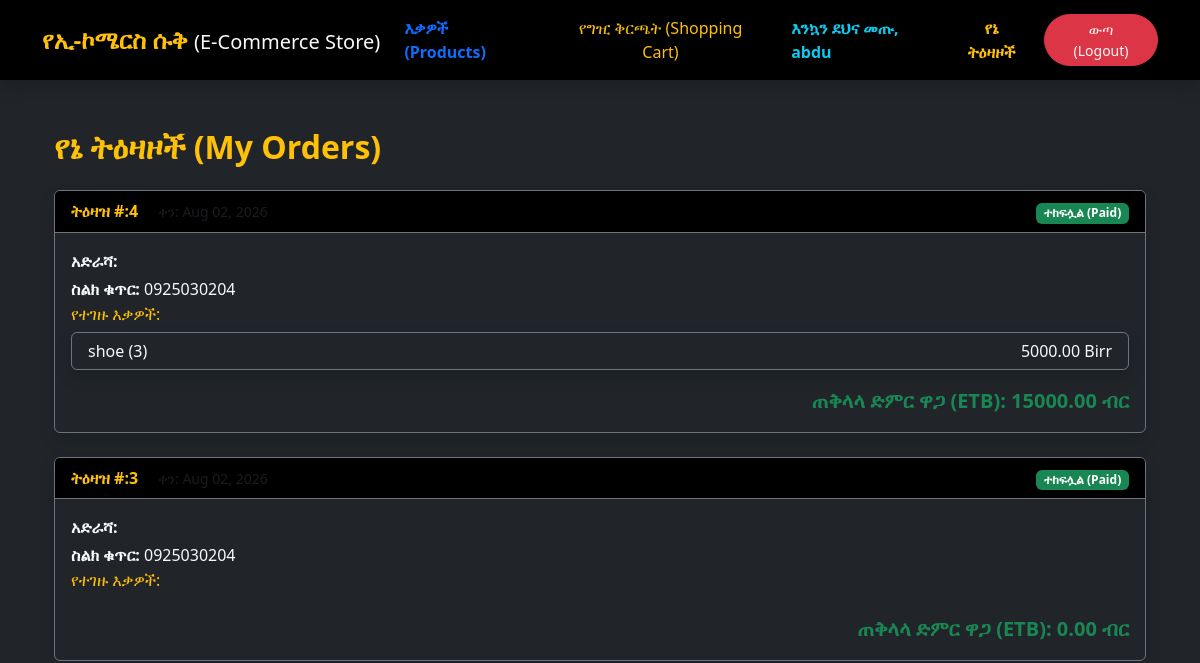
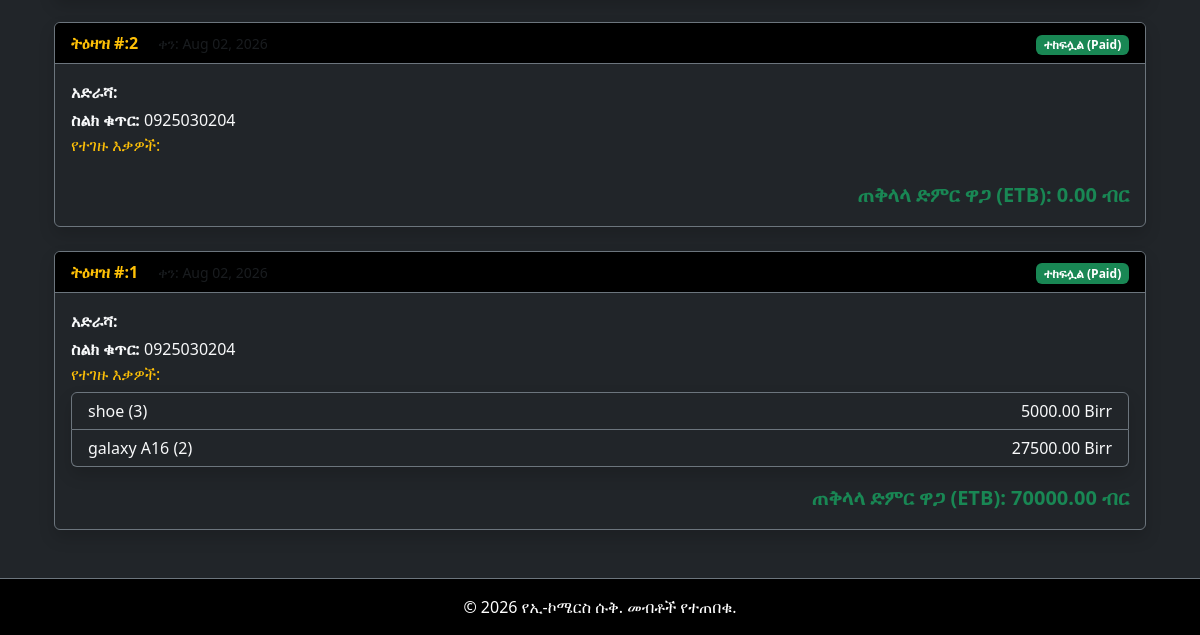
/my_orders/ (signed in), run on an earlier commit of the app's database (2 pictures, top to bottom).
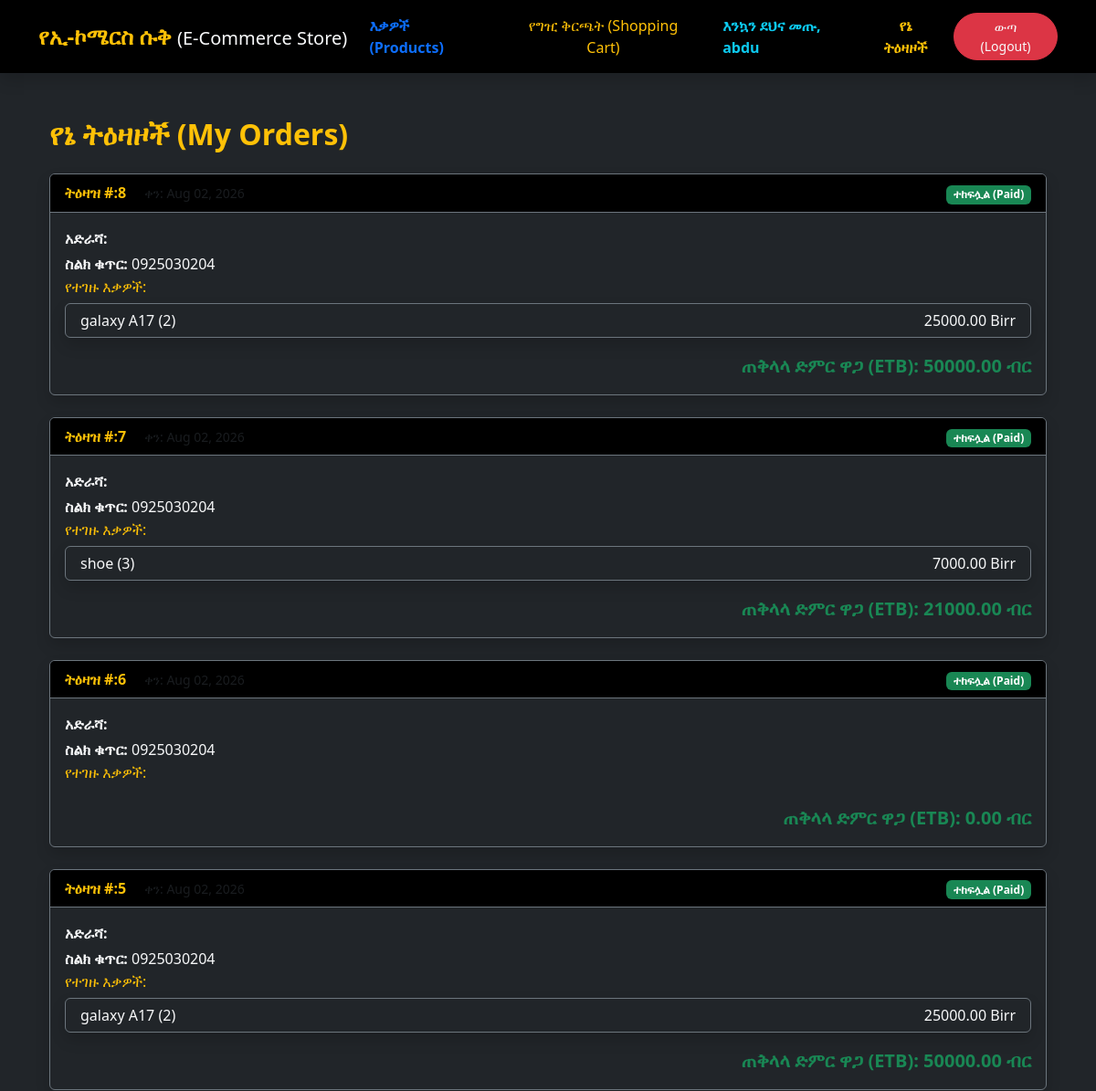
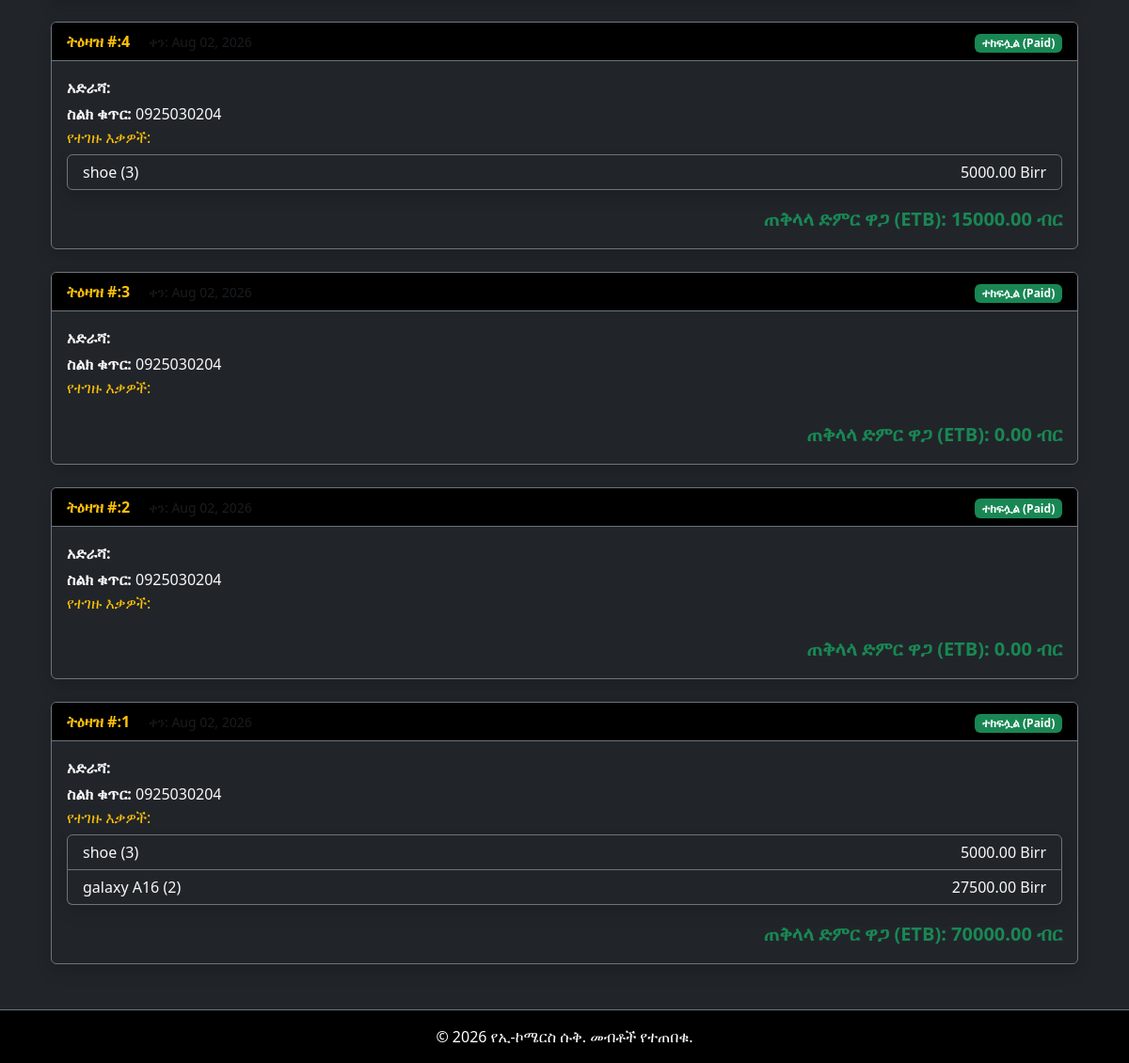
And on a later commit of the database (2 pictures, top to bottom).
### store/models.py (models this page shows, shortened)
class Order(models.Model):
    user = models.ForeignKey(User, on_delete=models.CASCADE)
    full_name = models.CharField(max_length=100)
    phone_number = models.CharField(max_length=20)
    address = models.TextField()
    total_price = models.DecimalField(max_digits=10, decimal_places=2)
    created_at = models.DateTimeField(auto_now_add=True)
    is_paid = models.BooleanField(default=False)

class OrderItem(models.Model):
    order = models.ForeignKey(Order, related_name='items', on_delete=models.CASCADE)
    product = models.ForeignKey(Product, on_delete=models.CASCADE)
    price = models.DecimalField(max_digits=10, decimal_places=2)
    quantity = models.PositiveIntegerField(default=1)

class Product(models.Model):
    category = models.ForeignKey(Category, on_delete=models.CASCADE, null=True ,blank=True)
    name = models.CharField(max_length=100)
    description = models.TextField()
    price = models.DecimalField(max_digits=10, decimal_places=2)
    stock = models.PositiveIntegerField()
    image = models.ImageField(upload_to='products/', null=True, blank=True)
    created_at = models.DateTimeField(auto_now_add=True)
    updated_at = models.DateTimeField(auto_now=True)

### store/views.py (the view)
# urls.py: path('my_orders/', views.my_orders, name='my_orders'),
@login_required
def my_orders(request):
    orders = Order.objects.filter(user=request.user).order_by('-created_at')
    return render(request, 'store/my_orders.html', {'orders': orders})

### store/templates/store/my_orders.html
{% extends 'store/base.html' %}
{% block content %}
<div class="container my-5">
    <h2 class="mb-4 text-warning mb-4 fw-bold"> የኔ ትዕዛዞች (My Orders) </h2>
    {% if orders %}
        {% for order in orders %}
            <div class="card bg-dark text-light mb-4 shadow border-secondary">
                <div class="card-header bg-black text-warning border-secondary align-items-center d-flex justify-content-between">
                    <div>
                        <span class="fw-bold text-warning"> ትዕዛዝ #:{{ order.id }} </span>
                        <small class="text-muted ms-3"> ቀን: {{ order.created_at|date:"M d, Y" }} </small>
                    </div>
                    <div>
                        {% if order.is_paid %}
                            <span class="badge bg-success"> ተከፍሏል (Paid) </span>
                        {% else %}
                            <span class="badge bg-danger"> ያልተከፈለ (Pending) </span>
                        {% endif %}
                    </div>
                </div>
                <div class="card-body">
                    <p class="mb-1"><strong>አድራሻ:</strong> {{ order.shipping_address }}</p>
                    <p class="mb-1"><strong>ስልክ ቁጥር:</strong> {{ order.phone_number }}</p>
                    <h6 class=" text-warning "> የተገዙ እቃዎች: </h6>
                    <ul class="list-group mb-3 shadow">
                        {% for item in order.items.all %}
                            <li class="list-group-item d-flex justify-content-between lh-sm bg-dark text-light border-secondary">
                                <span>{{item.product.name}} ({{item.quantity}})</span>
                                <span> {{item.price}} Birr</span>
                            </li>
                        {% endfor %}
                    </ul>
                    <div class="text-end">
                        <span class="fs-5  fw-bold text-success"> ጠቅላላ ድምር ዋጋ (ETB): {{ order.total_price }} ብር</span>
                    </div>
                </div>
            </div>
        {% endfor %}
    {% else %}
        <div class="alert alert-info text-center bg-dark text-light border-info my-5">
            <h4>እስካሁን ምንም ያዘዙት ትዕዛዝ የለም!</h4>
            <a href="{url 'product_list'}" class="btn btn-warning mt-3 rounded-pill fw-bold"> ምርቶችን ይመልከቱ</a>
        </div>
    {% endif %}
</div>
{% endblock %}

What changed in the data, as far as the page shows it:
added Order: id "8", created_at "Aug 02, 2026", is_paid "ተከፍሏል (Paid)", phone_number "0925030204", total_price "50000.00"
added OrderItem: product.name "galaxy A17", quantity "2", price "25000.00", shown under "8"
added Order: id "7", created_at "Aug 02, 2026", is_paid "ተከፍሏል (Paid)", phone_number "0925030204", total_price "21000.00"
added OrderItem: product.name "shoe", quantity "3", price "7000.00", shown under "7"
added Order: id "6", created_at "Aug 02, 2026", is_paid "ተከፍሏል (Paid)", phone_number "0925030204", total_price "0.00"
added Order: id "5", created_at "Aug 02, 2026", is_paid "ተከፍሏል (Paid)", phone_number "0925030204", total_price "50000.00"
added OrderItem: product.name "galaxy A17", quantity "2", price "25000.00", shown under "5"
